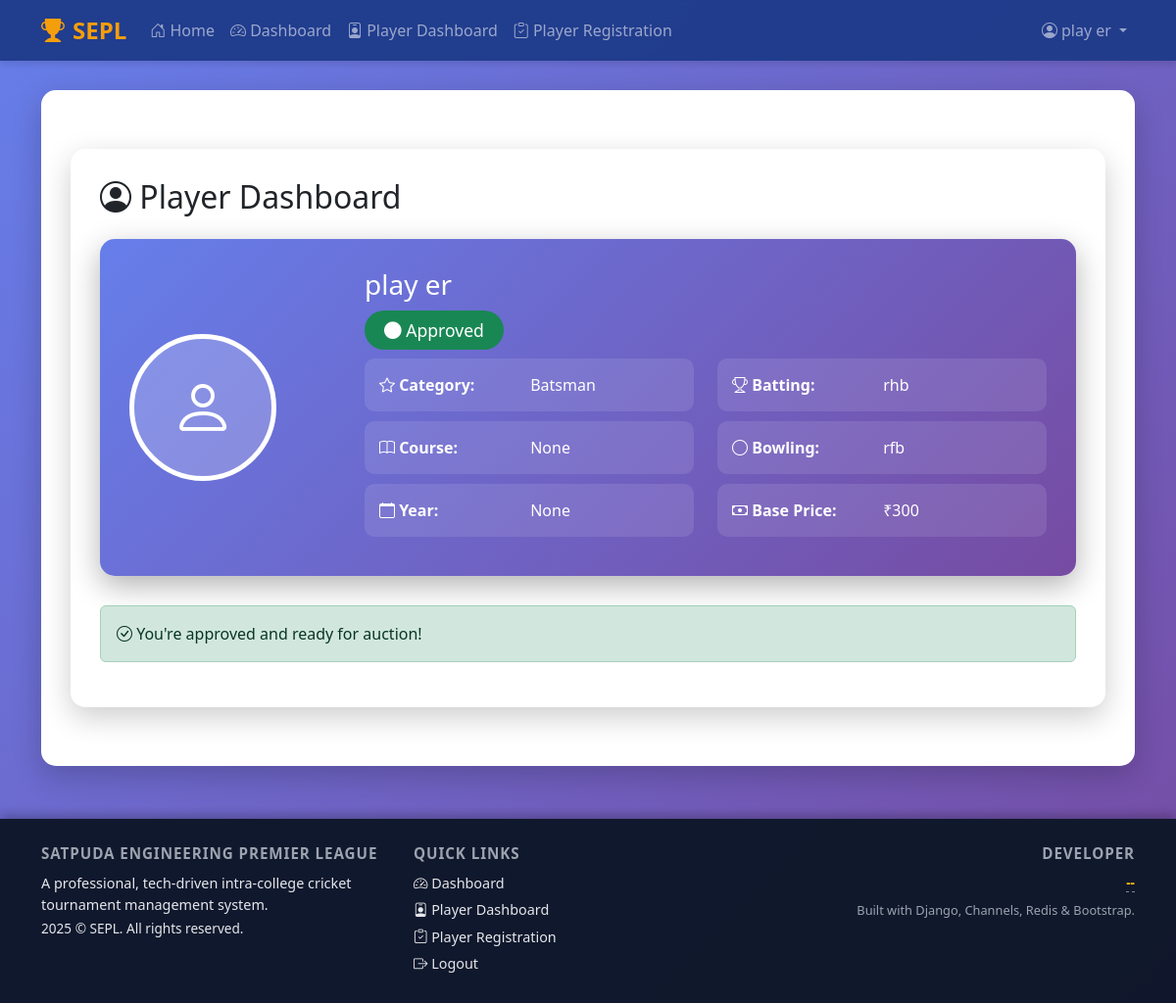
The app's page /player/dashboard/ (signed in) with its own data.
### auction/models.py (models this page shows, shortened)
class User(AbstractUser):
    USER_TYPES = (
        ('admin', 'Admin'),
        ('player', 'Player'),
        ('team_owner', 'Team Owner'),
        ('team_manager', 'Team Manager'),
        ('umpire', 'Umpire'),
    )
    PLAYER_TYPES = (
        ('student', 'Student'),
        ('faculty', 'Faculty'),
    )
    COURSE_CHOICES = (
        ('btech', 'B.Tech'),
        ('polytechnic', 'Polytechnic'),
        ('iti', 'ITI'),
    )
    BRANCH_CHOICES = (
        ('cse', 'Computer Science Engineering'),
        ('me', 'Mechanical Engineering'),
        ('mining', 'Mining Engineering'),
        ('ee', 'Electrical Engineering'),
        ('ce', 'Civil Engineering'),
    )
    YEAR_CHOICES = (
        ('1', 'First Year'),
        ('2', 'Second Year'),
        ('3', 'Third Year'),
        ('4', 'Fourth Year'),
    )
    user_type = models.CharField(max_length=20, choices=USER_TYPES)
    phone = models.CharField(max_length=10, blank=True)
    college = models.CharField(max_length=200, blank=True)
    profile_picture = CloudinaryField('image', folder='sepl/profile/', blank=True, null=True)
    player_type = models.CharField(max_length=10, choices=PLAYER_TYPES, blank=True, null=True)
    roll_number = models.CharField(max_length=20, blank=True, null=True, unique=True)
    course = models.CharField(max_length=20, choices=COURSE_CHOICES, blank=True, null=True)
    branch = models.CharField(max_length=20, choices=BRANCH_CHOICES, blank=True, null=True)
    year_of_study = models.CharField(max_length=1, choices=YEAR_CHOICES, blank=True, null=True)
    class Meta:
        db_table = 'auth_user'

class Player(models.Model):
    PLAYER_CATEGORIES = (
        ('batsman', 'Batsman'),
        ('bowler', 'Bowler'),
        ('all_rounder', 'All Rounder'),
        ('wicket_keeper', 'Wicket Keeper'),
    )
    PLAYER_STATUS = (
        ('pending', 'Pending Approval'),
        ('approved', 'Approved'),
        ('rejected', 'Rejected'),
        ('sold', 'Sold'),
        ('unsold', 'Unsold'),
    )
    user = models.OneToOneField(User, on_delete=models.CASCADE, related_name='player_profile')
    category = models.CharField(max_length=20, choices=PLAYER_CATEGORIES)
    base_price = models.IntegerField(default=300)
    current_bid = models.IntegerField(default=0)
    team = models.ForeignKey(Team, on_delete=models.SET_NULL, null=True, blank=True, related_name='players')
    status = models.CharField(max_length=20, choices=PLAYER_STATUS, default='pending')
    batting_style = models.CharField(max_length=50, blank=True)
    bowling_style = models.CharField(max_length=50, blank=True)
    previous_team = models.CharField(max_length=100, blank=True)
    created_at = models.DateTimeField(auto_now_add=True)
    class Meta:
        ordering = ['-created_at']

### auction/views.py (the view)
# urls.py: path('player/dashboard/', views.player_dashboard, name='player_dashboard'),
@login_required
def player_dashboard(request):
    try:
        player = request.user.player_profile
        bids = Bid.objects.filter(player=player).select_related('team')[:5]
    except Player.DoesNotExist:
        player = None
        bids = []
    context = {
        'player': player,
        'recent_bids': bids,
    }
    return render(request, 'player/dashboard.html', context)

### templates/player/dashboard.html (shortened to what this page needs)
{% extends 'base.html' %}
{% block content %}
<div class="content-wrapper">
    <h2 class="mb-4">
        <i class="bi bi-person-circle"></i> Player Dashboard
    </h2>
    {% if not player %}
        <div class="alert alert-info">
            <h4><i class="bi bi-info-circle"></i> Registration Required</h4>
            <p>You haven't registered as a player yet. Complete your player registration to participate in the auction.</p>
            <a href="{% url 'player_registration' %}" class="btn btn-primary">
                <i class="bi bi-clipboard-plus"></i> Register as Player
            </a>
        </div>
    {% else %}
        <div class="profile-card">
            <div class="row align-items-center">
                <div class="col-md-3 text-center">
                    {% if user.profile_picture %}
                        <img src="{{ user.profile_picture.url }}" alt="{{ user.get_full_name }}" class="profile-picture">
                    {% else %}
                        <div class="profile-picture-placeholder">
                            <i class="bi bi-person"></i>
                        </div>
                    {% endif %}
                </div>
                <div class="col-md-9">
                    <h3 class="mb-3">{{ user.get_full_name }}</h3>
                    <div class="mb-3">
                        <span class="status-badge
                            {% if player.status == 'approved' %}bg-success
                            {% elif player.status == 'sold' %}bg-primary
                            {% elif player.status == 'pending' %}bg-warning text-dark
                            {% elif player.status == 'rejected' %}bg-danger
                            {% else %}bg-secondary{% endif %}">
                            <i class="bi bi-circle-fill"></i> {{ player.get_status_display }}
                        </span>
                    </div>
                    <div class="row">
                        <div class="col-md-6">
                            <div class="info-item">
                                <strong><i class="bi bi-star"></i> Category:</strong>
                                {{ player.get_category_display }}
                            </div>
                            {% if user.player_type == 'student' %}
                                <div class="info-item">
                                    <strong><i class="bi bi-book"></i> Course:</strong>
                                    {{ user.get_course_display }}
                                </div>
                                <div class="info-item">
                                    <strong><i class="bi bi-calendar"></i> Year:</strong>
                                    {{ user.get_year_of_study_display }}
                                </div>
                            {% endif %}
                        </div>
                        <div class="col-md-6">
                            {% if player.batting_style %}
                            <div class="info-item">
                                <strong><i class="bi bi-trophy"></i> Batting:</strong>
                                {{ player.batting_style }}
                            </div>
                            {% endif %}
                            {% if player.bowling_style %}
                            <div class="info-item">
                                <strong><i class="bi bi-circle"></i> Bowling:</strong>
                                {{ player.bowling_style }}
                            </div>
                            {% endif %}
                            <div class="info-item">
                                <strong><i class="bi bi-cash"></i> Base Price:</strong>
                                ₹{{ player.base_price }}
                            </div>
                        </div>
                    </div>
                </div>
            </div>
        </div>
        {% if player.status == 'pending' %}
        <div class="alert alert-warning">
            <i class="bi bi-clock-history"></i> Your registration is pending approval. You'll be notified once approved.
        </div>
        {% elif player.status == 'rejected' %}
        <div class="alert alert-danger">
            <i class="bi bi-x-circle"></i> Your registration was rejected. Please contact the administrator for more information.
        </div>
        {% elif player.status == 'approved' %}
        <div class="alert alert-success">
            <i class="bi bi-check-circle"></i> You're approved and ready for auction!
        </div>
        {% elif player.status == 'sold' %}
        <div class="alert alert-primary">
            <i class="bi bi-trophy-fill"></i> Congratulations! You've been bought by <strong>{{ player.team.name }}</strong> for ₹{{ player.current_bid }}!
        </div>
        {% elif player.status == 'unsold' %}
        <div class="alert alert-secondary">
            <i class="bi bi-dash-circle"></i> You weren't sold in this auction round. You may be included in future rounds.
        </div>
        {% endif %}
    {% endif %}
</div>
{% endblock %}

### templates/base.html (shortened to what this page needs)
<!DOCTYPE html>
<html lang="en">
<head>
    <link href="https://cdn.jsdelivr.net/npm/bootstrap@5.3.0/dist/css/bootstrap.min.css" rel="stylesheet">
    <link rel="stylesheet" href="https://cdn.jsdelivr.net/npm/bootstrap-icons@1.11.0/font/bootstrap-icons.css">
</head>
<body>
    <nav class="navbar navbar-expand-lg navbar-dark">
        <div class="container">
            <a class="navbar-brand d-flex align-items-center gap-2" href="{% url 'home' %}">
                <i class="bi bi-trophy-fill"></i>
                <span>SEPL</span>
            </a>
            <div class="collapse navbar-collapse" id="navbarNav">
                <ul class="navbar-nav me-auto mb-2 mb-lg-0">
                    <li class="nav-item">
                        <a class="nav-link" href="{% url 'home' %}">
                            <i class="bi bi-house-door"></i> Home
                        </a>
                    </li>
                    {% if user.is_authenticated %}
                        <li class="nav-item">
                            <a class="nav-link" href="{% url 'dashboard' %}">
                                <i class="bi bi-speedometer2"></i> Dashboard
                            </a>
                        </li>
                        {% if user.user_type == 'player' %}
                            <li class="nav-item">
                                <a class="nav-link" href="{% url 'player_dashboard' %}">
                                    <i class="bi bi-person-badge"></i> Player Dashboard
                                </a>
                            </li>
                            <li class="nav-item">
                                <a class="nav-link" href="{% url 'player_registration' %}">
                                    <i class="bi bi-clipboard-check"></i> Player Registration
                                </a>
                            </li>
                        {% elif user.user_type == 'team_manager' %}
                            <li class="nav-item">
                                <a class="nav-link" href="{% url 'manager_dashboard' %}">
                                    <i class="bi bi-clipboard-data"></i> Manager Dashboard
                                </a>
                            </li>
                        {% elif user.user_type == 'umpire' %}
                            <li class="nav-item">
                                <a class="nav-link" href="{% url 'umpire_dashboard' %}">
                                    <i class="bi bi-flag"></i> Umpire Dashboard
                                </a>
                            </li>
                        {% endif %}
                    {% endif %}
                </ul>
                <ul class="navbar-nav ms-auto mb-2 mb-lg-0">
                    {% if user.is_authenticated %}
                        <li class="nav-item dropdown">
                            <a class="nav-link dropdown-toggle d-flex align-items-center gap-1" href="#" id="userDropdown" role="button" data-bs-toggle="dropdown">
                                <i class="bi bi-person-circle"></i>
                                <span>{{ user.get_full_name|default:user.username }}</span>
                            </a>
                        </li>
                    {% endif %}
                </ul>
            </div>
        </div>
    </nav>
    <div class="container">
        <div class="content-wrapper">
            {% block content %}{% endblock %}
        </div>
    </div>
    <footer class="py-4 mt-4">
        <div class="container">
            <div class="row gy-3">
                <div class="col-md-4">
                    <div class="footer-title mb-2">Satpuda Engineering Premier League</div>
                    <p class="mb-1" style="font-size: 0.9rem;">
                        A professional, tech-driven intra-college cricket tournament management system.
                    </p>
                    <p class="mb-0" style="font-size: 0.85rem;">
                        {% now "Y" %} &copy; SEPL. All rights reserved.
                    </p>
                </div>
                <div class="col-md-4">
                    <div class="footer-title mb-2">Quick Links</div>
                    {% if user.is_authenticated %}
                        <a href="{% url 'dashboard' %}" class="footer-link">
                            <i class="bi bi-speedometer2"></i> Dashboard
                        </a>
                        {% if user.user_type == 'player' %}
                            <a href="{% url 'player_dashboard' %}" class="footer-link">
                                <i class="bi bi-person-badge"></i> Player Dashboard
                            </a>
                            <a href="{% url 'player_registration' %}" class="footer-link">
                                <i class="bi bi-clipboard-check"></i> Player Registration
                            </a>
                        {% elif user.user_type == 'team_manager' %}
                            <a href="{% url 'manager_dashboard' %}" class="footer-link">
                                <i class="bi bi-clipboard-data"></i> Manager Dashboard
                            </a>
                        {% elif user.user_type == 'umpire' %}
                            <a href="{% url 'umpire_dashboard' %}" class="footer-link">
                                <i class="bi bi-flag"></i> Umpire Dashboard
                            </a>
                        {% endif %}
                        <a href="{% url 'logout' %}" class="footer-link">
                            <i class="bi bi-box-arrow-right"></i> Logout
                        </a>
                    {% endif %}
                </div>
                <div class="col-md-4 text-md-end">
                    <div class="footer-title mb-2">Developer</div>
                    <p class="mb-2 footer-credit-text">
                        <span id="dev-credit" class="footer-credit-trigger text-warning">
                            --
                        </span>
                    </p>
                    <p class="mb-0" style="font-size: 0.8rem; color: #9ca3af;">
                        Built with Django, Channels, Redis &amp; Bootstrap.
                    </p>
                </div>
            </div>
        </div>
    </footer>
</body>
</html>

### templates/base.html (style rules this page uses)
:root { --primary-color: #1e3a8a; --secondary-color: #3b82f6; --accent-color: #f59e0b; }
body { font-family: 'Segoe UI', Tahoma, Geneva, Verdana, sans-serif; background: linear-gradient(135deg, #667eea 0%, #764ba2 100%); min-height: 100vh; display: flex; flex-direction: column; }
.navbar { background: rgba(30, 58, 138, 0.95) !important; backdrop-filter: blur(10px); box-shadow: 0 4px 6px rgba(0,0,0,0.1); }
.navbar-brand { font-weight: bold; font-size: 1.5rem; color: var(--accent-color) !important; }
.content-wrapper { background: white; border-radius: 15px; padding: 30px; margin: 30px 0; box-shadow: 0 10px 30px rgba(0,0,0,0.2); }
footer { margin-top: auto; background: rgba(15, 23, 42, 0.98); color: #e5e7eb; box-shadow: 0 -4px 10px rgba(0,0,0,0.25); }
.footer-title { font-weight: 600; font-size: 0.95rem; text-transform: uppercase; letter-spacing: 0.06em; color: #9ca3af; }
.footer-link { display: block; margin-bottom: 0.35rem; font-size: 0.9rem; text-decoration: none; color: #e5e7eb; }
.footer-credit-trigger { cursor: pointer; font-weight: 600; border-bottom: 1px dashed rgba(249, 250, 251, 0.5); }
.footer-credit-text { font-size: 0.85rem; }

### templates/player/dashboard.html (style rules this page uses)
.profile-card { background: linear-gradient(135deg, #667eea 0%, #764ba2 100%); color: white; border-radius: 15px; padding: 30px; margin-bottom: 30px; box-shadow: 0 10px 30px rgba(0,0,0,0.3); }
.profile-picture-placeholder { width: 150px; height: 150px; border-radius: 50%; background: rgba(255,255,255,0.2); display: flex; align-items: center; justify-content: center; border: 5px solid white; font-size: 4rem; }
.status-badge { font-size: 1.1rem; padding: 8px 20px; border-radius: 20px; }
.info-item { background: rgba(255,255,255,0.1); padding: 15px; border-radius: 10px; margin-bottom: 10px; }
.info-item strong { display: inline-block; min-width: 150px; }

### records on screen
Player: status "Approved", category "Batsman", batting_style "rhb", bowling_style "rfb", base_price "300"

### other values on screen
{{ user.get_full_name|default:user.username }} "play er"
{{ user.get_full_name }} "play er"
{{ user.get_course_display }} "None"
{{ user.get_year_of_study_display }} "None"
